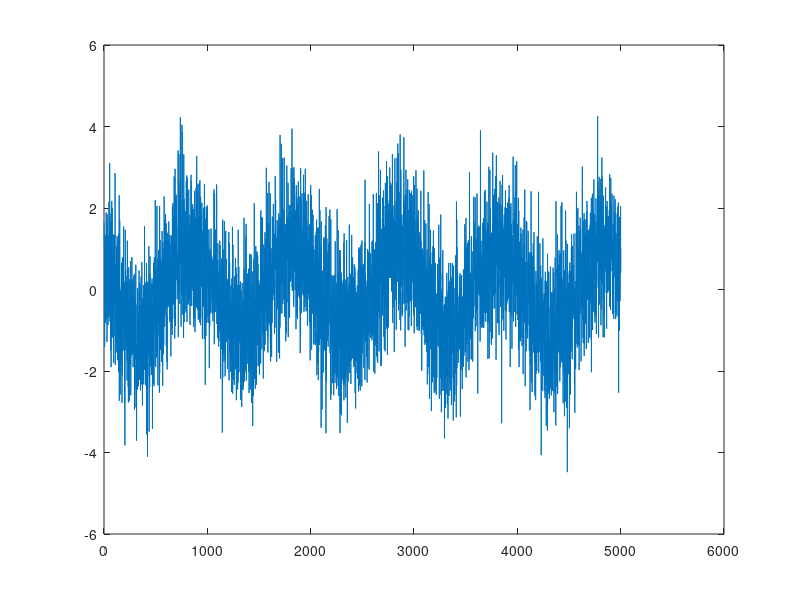

Write the MATLAB code that produced this figure. (Note: this script raises an error after producing the figure.)
clear; close all;
fs = 1/0.002;
%% Propability Project Part II
t = 0:0.001:5;
X = cos(2*pi*t + pi/3);
N = normrnd(0,1,[1,length(X)]);
Y = X+N;
plot(Y);
rN=size(N,1); cN=size(N,2);
%% To get the ACF of N(t)
 N_ACF = time_acf(N,1);
 plot(N_ACF);
 %% To get the ACF of Y(t)
Y_ACF = time_acf(Y,1);
 plot(Y_ACF);
 %% The period
 [a,b] = findpeaks(Y_ACF);
  result= mean(diff(b)); %the difference between the peaks gives us the period.